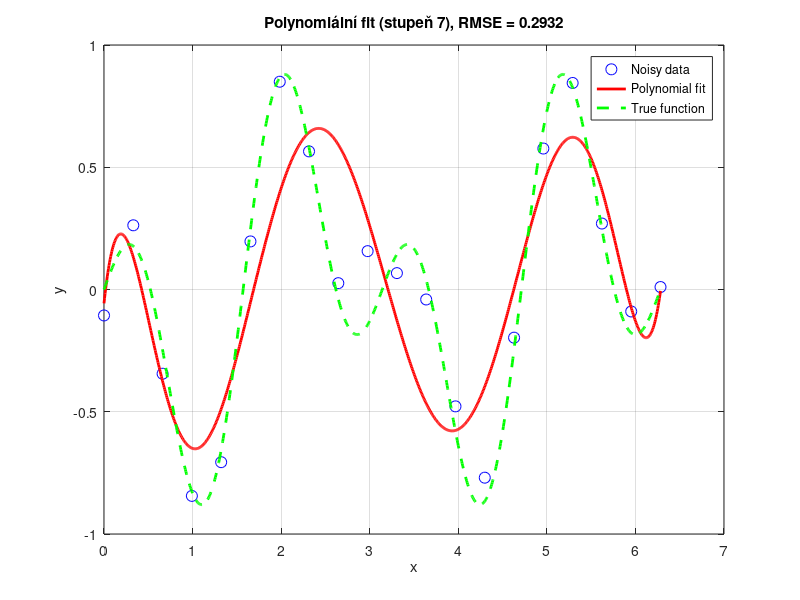

MATLAB code to generate this figure:
% 1. Definice cílové funkce
f = @(x) sin(x) .* cos(3 * x);

% 2. Generování dat
n = 20;                                % Počet vzorkovacích bodů
x = linspace(0, 2*pi, n)';             % Rovnoměrně rozložené body
y_true = f(x);                         % Hodnoty bez šumu
noise = 0.1 * randn(size(x));         % Náhodný šum (normalizovaný)
y = y_true + noise;                   % Šumová data (měřená)

% 3. Aproximace pomocí polynomu
degree = 7;                            % Zvolit stupeň polynomu
p = polyfit(x, y, degree);            % Koeficienty polynomu
x_dense = linspace(0, 2*pi, 1000)';   % Hustší síť pro hladkou křivku
y_fit = polyval(p, x_dense);          % Aproximovaná křivka
y_true_dense = f(x_dense);            % Skutečná hodnota pro srovnání

% 4. Vyhodnocení výsledku
rmse = sqrt(mean((polyval(p, x) - y_true).^2));  % RMSE na trénovacích bodech
fprintf('RMSE pro polynom stupně %d: %.4f\n', degree, rmse);

% 5. Vykreslení výsledků
figure;
plot(x, y, 'bo', 'MarkerSize', 8, 'DisplayName', 'Noisy data'); hold on;
plot(x_dense, y_fit, 'r-', 'LineWidth', 2, 'DisplayName', 'Polynomial fit');
plot(x_dense, y_true_dense, 'g--', 'LineWidth', 2, 'DisplayName', 'True function');
legend('Location', 'best');
xlabel('x'); ylabel('y');
title(sprintf('Polynomiální fit (stupeň %d), RMSE = %.4f', degree, rmse));
grid on;
